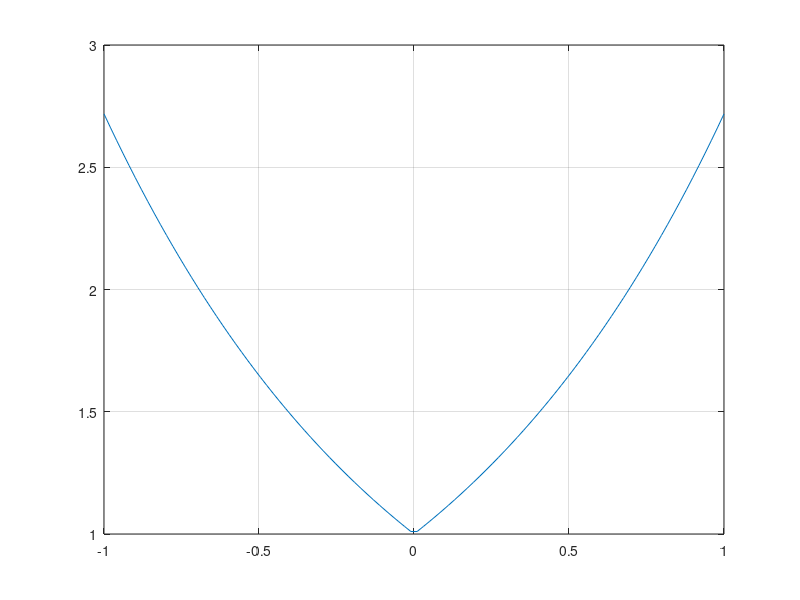

The MATLAB source for this figure: (Note: this script raises an error after producing the figure.)
%Practica numero 4
% Jorge Gael Lopez Figueras
% Louders Fabiola Uribe Richaud

clear all
clc


%El programa nos va a regresar un vector con los coeficientes de newton del
%Polinomio resultante

%Tomaremos primero 11 puntos del intervalo [-1,1] y luego tomaremos 21
%puntos de ese mismo intervalo , para formar polinomios de grado 10 y 20
%respectivamente

%Creamos los vectores con los puntos equidistantes

a = linspace(-1,1,11);
b = linspace(-1,1,21);
c = linspace(-1,1);

% Creamos las matrices 11x11 y 21x21 respectivamente 
Ma = zeros(11,11);
Mb = zeros(21,21);

%Creamos la función donde seran evaluados esos puntos
F = @(x)exp(abs(x));

%Generamos los puntos evaluados
af = F(a); 
bf = F(b);
cf = F(c);

%Graficamos la funcion original 

plot(c,cf)
grid on;
hold on;

% Ponemos los valores en la matriz 
Ma(1:11,1) = af(:);
Mb(1:21,1) = bf(:);

%Mandamos a llamar a la funcion
M1 = Newton(Ma,a);
M2 = Newton(Mb,b);

fprintf("Imprimimos los polinomios en forma de vector " + ...
    "para de grado 10 y 20 respectivamente \n")
M1
M2

%Graficamos la aproximación 
plot(c,polyval(M1,c));
plot(c,polyval(M2,c));
ylim([-0.2 2.8])
legend({'Funcion original','Polinomio grado 10','Polinomio grado 20'},'Location','southwest')


fprintf("Podemos observar al graficar que el fenomeno de Runge se presenta \n " + ...
    "ya que mientras aumentamos el grado del polinomio este oscila mas ,podemos ver que \n" + ...
    " la función polinomica de grado 20 oscila mucho mas que la de grado 10 \n  ")


%Creamos la funcion que encuentra los f[x0,x1...xn]

function [pol] = Newton(Mi,v)
%Esta matriz regresa el polinimio con el metodo de diferencias divididas

%Primero obtenemos la matriz con todos los valores
for i = 2:length(v)

    for j = i:length(v)
        g =  v(j)-v(j-i+1);
        Mi(j,i) = ( Mi(j,i-1)-Mi(j-1,i-1) ) / g;

    end
end 

q = [1];
pol = [Mi(1,1)];
for f = 2:length(v)-1
    monomio = [1,-v(f-1)];
    q = conv(q,monomio);
    pol = [0,pol] + Mi(f,f)*q;
end

end 
